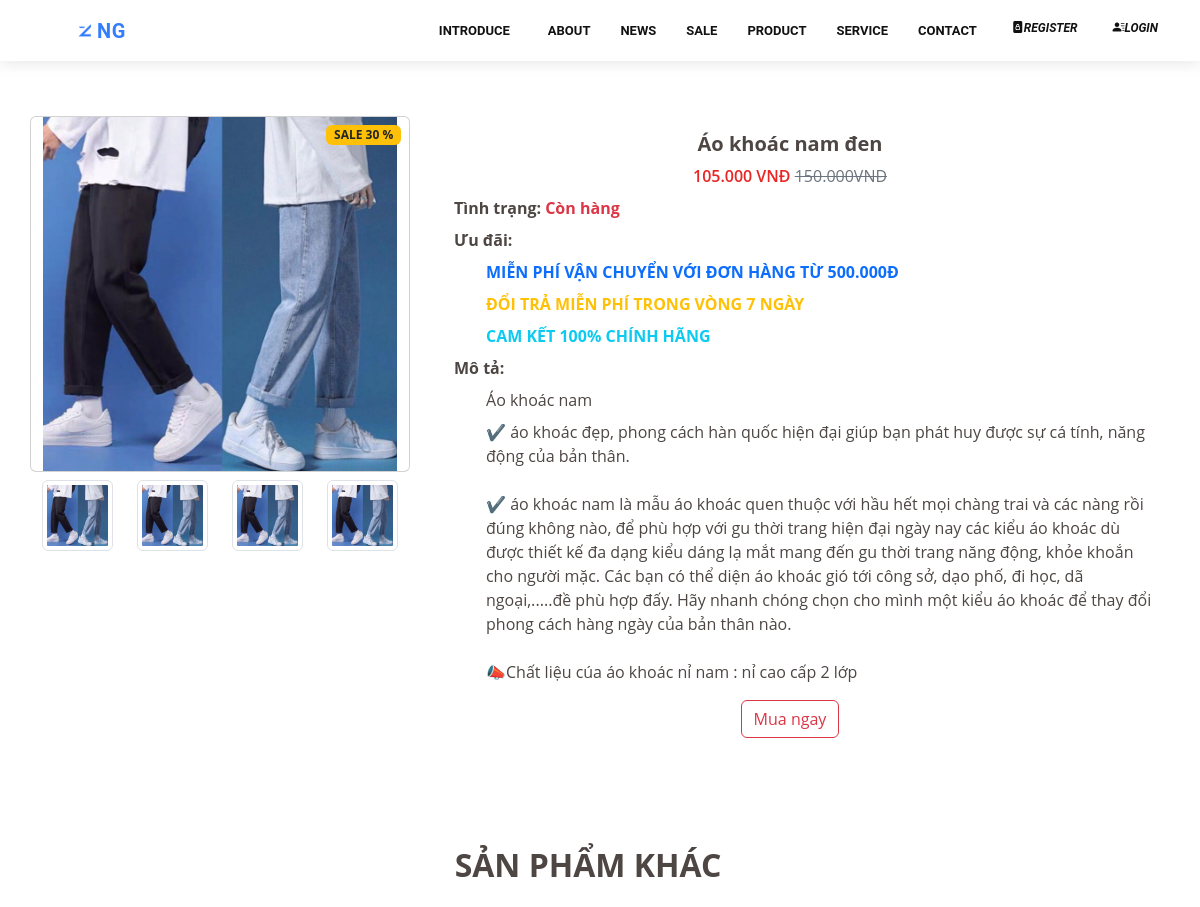
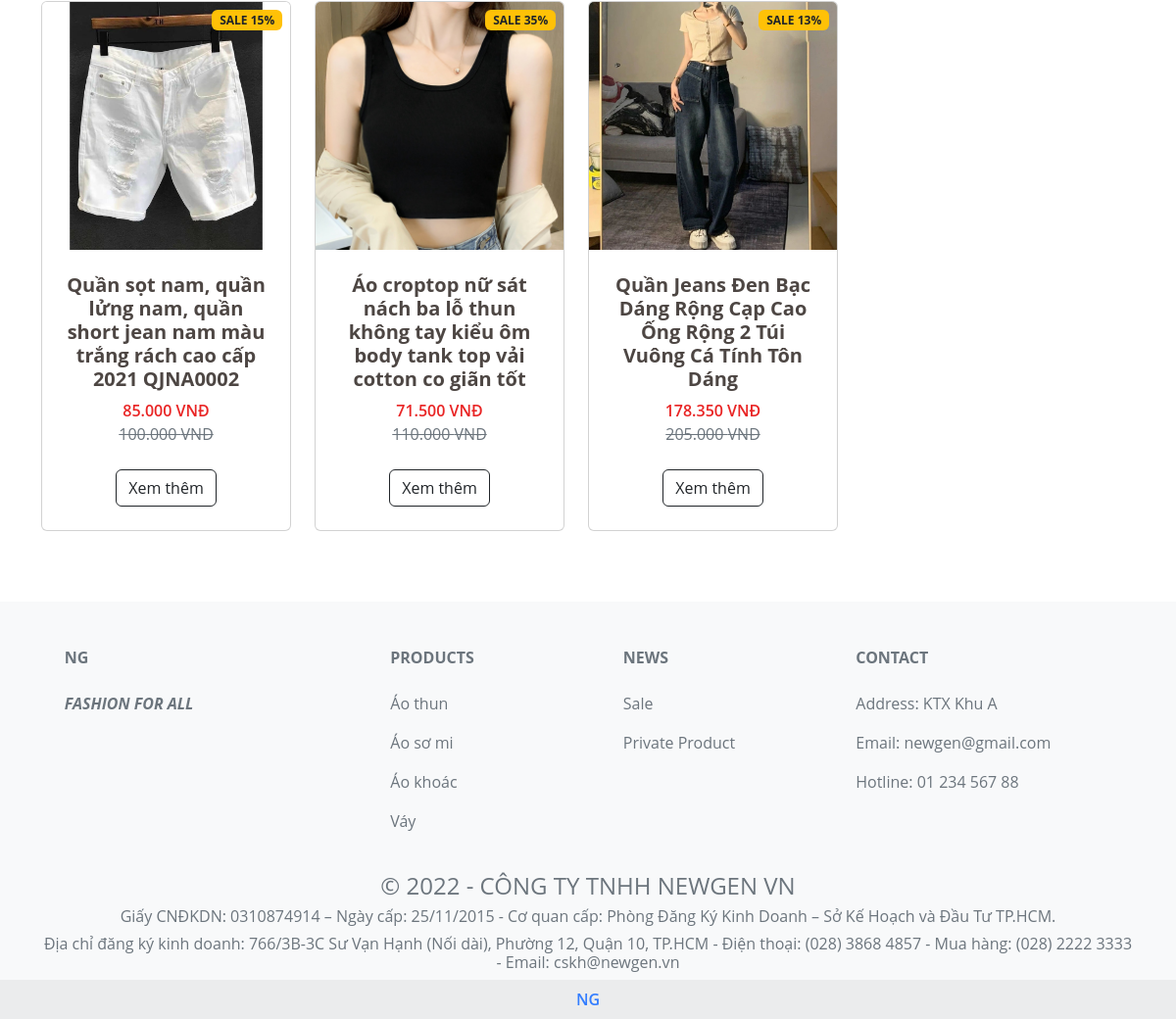
/index.php?page=main&controller=detail&id=2&action=index, run on the app's committed database (2 pictures, top to bottom).
### tables this page shows
CREATE TABLE `product` (
  `id` int(11) NOT NULL,
  `price` int(11) DEFAULT NULL,
  `name` varchar(255) DEFAULT NULL,
  `description` varchar(255) DEFAULT NULL,
  `content` varchar(10000) DEFAULT NULL,
  `img` varchar(255) DEFAULT 'public/uploads/product.jpeg',
  `sale` int(11) NOT NULL
);

### controllers/main/detail_controller.php (called while the page is built, shortened)
<?php
require_once('controllers/main/base_controller.php');
require_once('models/product.php');
class DetailController extends BaseController
{
	public function index()
	{
        $products = Product::getAll();
		$data = array('products' => $products);
		$this->render('index', $data);
	}
}

### routes.php (called while the page is built, shortened)
<?php
$controller = new $klass;
$controller->$action();

### index.php (called while the page is built, shortened)
<?php
require_once('routes.php');

### models/product.php (called while the page is built, shortened)
<?php
class Product
{
    public function __construct($id, $name, $price, $description, $content, $img, $sale)
    {
        $this->id = $id;
        $this->name = $name;
        $this->price = $price;
        $this->description = $description;
        $this->content = $content;
        $this->img = $img;
        $this->sale= $sale;
    }
    static function getAll()
    {
        $db = DB::getInstance();
        $req = $db->query("SELECT * FROM product");
        $products = [];
        foreach ($req->fetch_all(MYSQLI_ASSOC) as $product)
        {
            $products[] = new Product(
                $product['id'],
                $product['name'],
                $product['price'],
                $product['description'],
                $product['content'],
                $product['img'],
                $product['sale']
            );
        }
        return $products;
    }
}
?>

### views/main/detail/index.php (the view, shortened to what this page needs)
<?php
  include_once('views/main/navbar.php');
  $id = $_GET['id'];
?>
<div class="container py-2 ">
    <?php
        foreach ($products as $product) {
            if ($id == $product->id && $product->sale != 0){
                ?>
                <div class="row" style="height: 100px">
                </div>
                <div class="row">
                    <div class="col-md-12 col-lg-4 col-xl-4">
                        <div class="row mt-2">
                            <div class="card h-100">
                            <div class="badge bg-warning text-dark position-absolute" style="top: 0.5rem; right: 0.5rem">SALE <?php echo $product->sale;?> %</div>
                            <img src="<?php echo $product->img;?>" alt="">
                            </div>
                        </div>
                        <div class="row">
                            <div class="col">
                            <img src="<?php echo $product->img;?>" class="img-thumbnail mt-2" alt="">
                            </div>
                            <div class="col">
                            <img src="<?php echo $product->img;?>" class="img-thumbnail mt-2" alt="">
                            </div>
                            <div class="col">
                            <img src="<?php echo $product->img;?>" class="img-thumbnail mt-2" alt="">
                            </div>
                            <div class="col">
                            <img src="<?php echo $product->img;?>" class="img-thumbnail mt-2" alt="">
                            </div>
                        </div>
                    </div>
                    <div class="col-md-12 col-lg-8 col-xl-8 mt-4">
                        <div class="text-center">
                            <h5 class="fw-bolder"><?php echo $product->name; ?></h5>
                            <span class="red"><?php echo  number_format($product->price*(100-$product->sale)/100, 0, '', '.');?> VNĐ</span></span> <span class="money-unit"></span>
                            <span class="text-muted text-decoration-line-through"><?php echo number_format($product->price, 0, ',', '.');?>VNĐ</span>
                        </div>
                        <div class="text-left">
                            <ul>
                            <li class="mt-2 fw-bold">Tình trạng: <span class="text-danger fw-bold">Còn hàng</span></li>
                            <li class="mt-2 fw-bold">Ưu đãi:</li>
                            <ul>
                                <li class="mt-2 text-primary fw-bold ">MIỄN PHÍ VẬN CHUYỂN VỚI ĐƠN HÀNG TỪ 500.000Đ</li>
                                <li class="mt-2 text-warning fw-bold">ĐỔI TRẢ MIỄN PHÍ TRONG VÒNG 7 NGÀY</li>
                                <li class="mt-2 text-info fw-bold">CAM KẾT 100% CHÍNH HÃNG</li>
                            </ul>
                            <li class="mt-2 fw-bold">Mô tả:</li>
                            <ul>
                                <li class="mt-2"><?php echo $product->description; ?></li>
                                <li class="mt-2"><?php echo str_replace(array("\r\n","\n\n","\n\r","\r\r", "\n", "\r"),'<br><br>',$product->content); ?></li>
                            </ul>
                            </ul>
                        </div>
                        <div class="mt-2 text-center mb-2 ">
                            <button class="btn btn-outline-danger" type="button">Mua ngay</button>
                        </div>
                    </div>
            <?php
            }
        }
    ?>
    <div class="row" style="height: 100px">
    </div>
    <div class="row">
        <h2 class="text-center fw-bold">SẢN PHẨM KHÁC</h2>
     <?php
        $max = 0;
        foreach($products as $product){
            $max += 1;
        }
        $arr = array();
        for($s = 0; $s < 4; $s++){
            $temp = rand(1, $max);
            array_push($arr,$temp);
        }
        $count= 0;
        foreach ($products as $product) {
            $count += 1;
            foreach($arr as $i){
            if ($id != $product->id && $i == $count){
                if ($product->sale)
                echo '
                        <div class="col-12 col-lg-3 col-md-6 mb-3 mt-3">
                        <div class="card h-100">
                            <div class="badge bg-warning text-dark position-absolute" style="top: 0.5rem; right: 0.5rem">SALE '. $product->sale .'%</div>
                                <img class="card-img-top" src="' . $product->img .'" alt="...">
                                <div class="card-body p-4">
                                    <div class="text-center">
                                    <h5 class="product-name fw-bolder">' .$product->name . '</h5>
                                    <span class="red">' . number_format($product->price*(100-$product->sale)/100, 0, ',', '.') . ' VNĐ</span></span> <span class="money-unit"></span>
                                    <br>
                                    <span class="text-muted text-decoration-line-through">' . number_format($product->price, 0, ',', '.') . ' VNĐ</span>
                                    </div>
                                    <div class="star-block">
                                    </div>
                                </div>
                                <div class="card-footer p-4 pt-0 border-top-0 bg-transparent">
                                    <div class="text-center"><a class="btn btn-outline-dark mt-auto" href="index.php?page=main&controller=detail&id='. $product->id .'&action=index">Xem thêm</a></div>
                                </div>
                        </div>
                        </div>';
            }
        }
    }
    ?>
   </div>
</div>
    </div>
<?php
   include_once('views/main/footer.php');
?>

### assets/stylesheets/style.css (style rules this page uses)
body { font-family: "Open Sans", sans-serif; color: #4d4643; }
a { text-decoration: none; }
.red { color:rgb(233, 37, 37); font-weight: 550; }

### assets/stylesheets/main/services.css (style rules this page uses)
li { list-style: none; }

### data on the page
product: sale "30", img (picture), name "Áo khoác nam đen", $product->price*(100-$product->sale)/100 "105.000", price "150.000", description "Áo khoác nam", content "✔️ áo khoác đẹp, phong cách hàn quốc hiện đại giúp bạn phát huy được sự cá tính, năng động của bản thân. ✔️ áo khoác nam là mẫu áo khoác quen thuộc với hầu hết mọi chàng trai và các nàng rồi đúng không nào, để phù hợp với gu thời trang hiện đại ngày nay các kiểu áo khoác dù được thiết kế đa dạng kiểu dáng lạ mắt mang đến gu thời trang năng động, khỏe khoắn cho người mặc. Các bạn có thể diện áo khoác gió tới công sở, dạo phố, đi học, dã ngoại,.....đề phù hợp đấy. Hãy nhanh chóng chọn cho mình một kiểu áo khoác để thay đổi phong cách hàng ngày của bản thân nào. 📣Chất liệu cúa áo khoác nỉ nam : nỉ cao cấp 2 lớp"
product: sale "15", img (picture), name "Quần sọt nam, quần lửng nam, quần short jean nam màu trắng rách cao cấp 2021 QJNA0002", $product->price*(100-$product->sale)/100 "85.000", price "100.000"
product: sale "35", img (picture), name "Áo croptop nữ sát nách ba lỗ thun không tay kiểu ôm body tank top vải cotton co giãn tốt", $product->price*(100-$product->sale)/100 "71.500", price "110.000"
product: sale "13", img (picture), name "Quần Jeans Đen Bạc Dáng Rộng Cạp Cao Ống Rộng 2 Túi Vuông Cá Tính Tôn Dáng", $product->price*(100-$product->sale)/100 "178.350", price "205.000"
